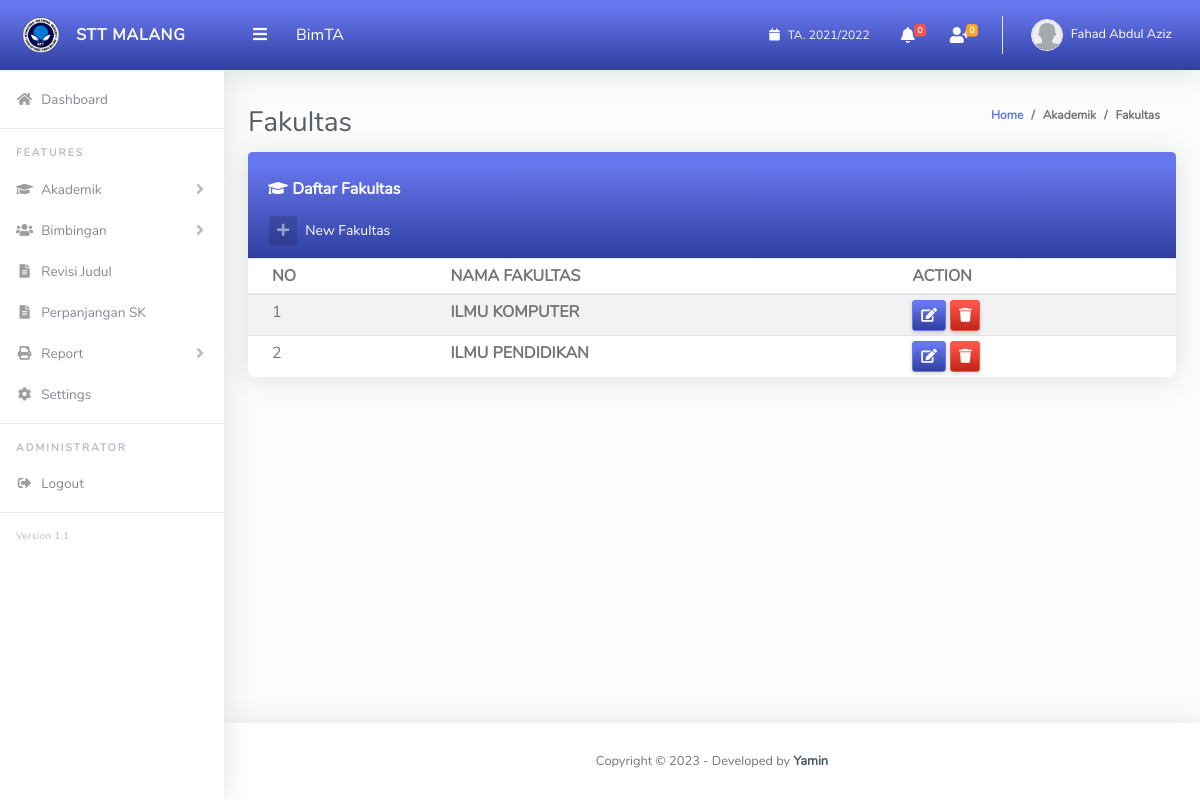
/web-admin/?pages=fakultas (signed in), run on the app's committed database.
### tables this page shows
CREATE TABLE `tm_periode` (
  `periode_id` int(11) NOT NULL,
  `th_periode` varchar(20) DEFAULT NULL,
  `stt_periode` varchar(3) DEFAULT NULL
);

CREATE TABLE `tm_fakultas` (
  `fakultas_id` int(11) NOT NULL,
  `fakultas` varchar(255) NOT NULL
);

### web-admin/index.php (the view, shortened to what this page needs)
<?php
if (isset($_SESSION['ADMIN_SESS'])) {
  include '../config/databases.php';
  $userID = intval($_SESSION['ADMIN_SESS']);
  $user   = mysqli_fetch_assoc(mysqli_query($con, "SELECT `id`,`username`,`password`,`nama_admin`,`img` FROM tb_admin WHERE `id`='{$userID}' AND status='Y' "));
  $tp = mysqli_fetch_assoc(mysqli_query($con, "SELECT periode_id,th_periode FROM tm_periode WHERE stt_periode='on' "));
  $new_user = mysqli_query($con, "SELECT tb_mhs.nama,tb_mhs.fotomhs,tb_mhs.create_at FROM tb_mhs WHERE status_akun='new' ORDER BY id_mhs DESC LIMIT 5 ");
  $new_judul = mysqli_query($con, "SELECT tb_mhs.id_mhs,tb_mhs.nama,tb_mhs.fotomhs,pengajuan.pengajuan_id,pengajuan.tgl_pengajuan,pengajuan.judul FROM pengajuan JOIN tb_mhs ON pengajuan.id_mhs=tb_mhs.id_mhs WHERE disetujui_kajur='new'  ORDER BY pengajuan_id DESC LIMIT 6");
?>
<!DOCTYPE html>
<html lang="en">
<head>
    <link href="../apl/vendor/fontawesome-free/css/all.min.css" rel="stylesheet" type="text/css">
    <link href="../apl/vendor/bootstrap/css/bootstrap.min.css" rel="stylesheet" type="text/css">
    <link href="../apl/vendor/datatables/dataTables.bootstrap4.min.css" rel="stylesheet">
    <link href="../apl/vendor/select2/dist/css/select2.min.css" rel="stylesheet" type="text/css">
    <link href="../apl/css/admin.min.css" rel="stylesheet">
</head>
<body id="page-top">
    <div id="wrapper">
        <ul class="navbar-nav sidebar sidebar-light accordion" id="accordionSidebar">
            <a class="sidebar-brand bg-gradient-primary d-flex align-items-center justify-content-center" href="./">
                <div class="sidebar-brand-icon">
                    <img src="../logo.png">
                </div>
                <div class="sidebar-brand-text mx-3"><b>STT MALANG</b></div>
            </a>
            <hr class="sidebar-divider my-0">
            <li class="nav-item">
                <a class="nav-link" href="./">
                    <i class="fas fa-fw fa-home"></i>
                    <span>Dashboard</span></a>
            </li>
            <hr class="sidebar-divider">
            <div class="sidebar-heading">
                Features
            </div>
            <li class="nav-item">
                <a class="nav-link collapsed" href="#" data-toggle="collapse" data-target="#collapseBootstrap"
                    aria-expanded="true" aria-controls="collapseBootstrap">
                    <i class="fa fa-fw fa-graduation-cap"></i>
                    <span>Akademik</span>
                </a>
            </li>
            <li class="nav-item">
                <a class="nav-link collapsed" href="#" data-toggle="collapse" data-target="#collapseForm"
                    aria-expanded="true" aria-controls="collapseForm">
                    <i class="fa fa-fw fa-users"></i>
                    <span> Bimbingan</span>
                </a>
            </li>
            <li class="nav-item">
                <a class="nav-link collapsed" href="?pages=list_judul_revisi">
                    <i class="fas fa-fw fa-file-alt"></i>
                    <span>Revisi Judul</span>
                </a>
            </li>
            <li class="nav-item">
                <a class="nav-link collapsed" href="?pages=list_perpanjangan_sk">
                    <i class="fa fa-fw fa-file-alt"></i>
                    <span>Perpanjangan SK</span>
                </a>
            </li>
            <li class="nav-item">
                <a class="nav-link collapsed" href="#" data-toggle="collapse" data-target="#report" aria-expanded="true"
                    aria-controls="report">
                    <i class="fa fa-fw fa-print"></i>
                    <span> Report</span>
                </a>
            </li>
            <li class="nav-item">
                <a class="nav-link" href="?pages=settings">
                    <i class="fas fa-fw fa-cog"></i>
                    <span>Settings</span>
                </a>
            </li>
            <hr class="sidebar-divider">
            <div class="sidebar-heading">
                Administrator
            </div>
            <li class="nav-item">
                <a class="nav-link" href="#" data-toggle="modal" data-target="#logoutModal">
                    <i class="fas fa-fw fa-sign-out-alt"></i>
                    <span>Logout</span>
                </a>
            </li>
            <hr class="sidebar-divider">
            <div class="version" id="version-ruangadmin"></div>
        </ul>
        <div id="content-wrapper" class="d-flex flex-column">
            <div id="content">
                <nav class="navbar navbar-expand navbar-light bg-navbar bg-gradient-primary topbar mb-4 static-top">
                    <button id="sidebarToggleTop" class="btn btn-link rounded-circle mr-3">
                        <i class="fa fa-bars"></i>
                    </button>
                    <span class="text-white">BimTA</span>
                    <ul class="navbar-nav ml-auto">
                        <li class="nav-item dropdown no-arrow">
                            <a class="nav-link" href="?pages=periode" style="font-size: 12px;">
                                <i class="fa fa-calendar mr-2"></i> TA. <?php if (empty($tp)) {
                                                            echo "Periode Tidak Aktif";
                                                          } else {
                                                            echo $tp['th_periode'];
                                                          }
                                                          ?>
                            </a>
                        </li>
                        <li class="nav-item dropdown no-arrow mx-1">
                            <a class="nav-link dropdown-toggle" href="#" id="alertsDropdown" role="button"
                                data-toggle="dropdown" aria-haspopup="true" aria-expanded="false">
                                <i class="fas fa-bell fa-fw"></i>
                                <span class="badge badge-danger badge-counter"><?php $jmlJudulBaru = mysqli_num_rows($new_judul);
                                                                  echo number_format($jmlJudulBaru); ?></span>
                            </a>
                        </li>
                        <li class="nav-item dropdown no-arrow mx-1">
                            <a class="nav-link dropdown-toggle" href="#" id="messagesDropdown" role="button"
                                data-toggle="dropdown" aria-haspopup="true" aria-expanded="false">
                                <i class="fas fa-user-plus fa-fw"></i>
                                <span class="badge badge-warning badge-counter"><?php $jmlUserBaru = mysqli_num_rows($new_user);
                                                                  echo number_format($jmlUserBaru); ?></span>
                            </a>
                        </li>
                        <li class="nav-item dropdown no-arrow">
                            <a class="nav-link dropdown-toggle" href="#" id="userDropdown" role="button"
                                data-toggle="dropdown" aria-haspopup="true" aria-expanded="false">
                                <img class="img-profile rounded-circle" src="../apl/img/<?= $user['img'] ?>"
                                    style="max-width: 60px">
                                <span class="ml-2 d-none d-lg-inline text-white small"><?= $user['nama_admin'] ?></span>
                            </a>
                        </li>
                    </ul>
                </nav>
                <div class="container-fluid" id="container-wrapper">
                    <?php
            if (isset($_GET['pages'])) {
              $page = mysqli_escape_string($con, $_GET['pages']);
              if ($page == 'periode') {
                include "pages/akademik/data_periode.php";
              } elseif ($page == 'fakultas') {
                include "pages/akademik/data_fakultas.php";
              }
              elseif ($page == 'prodi') {
                include "pages/akademik/data_prodi.php";
              }
              elseif ($page == 'dosen') {
                include "pages/akademik/data_dosen.php";
              }
              elseif ($page == 'mahasiswa') {
                include "pages/akademik/data_mahasiwa.php";
              }
              elseif ($page == 'list_account') {
                include "pages/news/list_account.php";
              }
              elseif ($page == 'list_judul') {
                include "pages/news/list_judul.php";
              }
              elseif ($page == 'fix_judul') {
                include "pages/pembing/list_fix_judul.php";
              }
              elseif ($page == 'list_pembing') {
                include "pages/pembing/list_pembing.php";
              }
              elseif ($page == 'settings') {
                include "pages/setting.php";
              }
              elseif ($page == 'report') {
                include "pages/report/list_report.php";
              }
              elseif ($page == 'report_sk') {
                include "pages/report/list_report_sk.php";
              }
              elseif ($page == 'list_judul_revisi') {
                include "pages/news/list_judul_revisi.php";
              }
              elseif ($page == 'list_perpanjangan_sk') {
                include "pages/news/list_perpanjangan_sk.php";
              }
              elseif ($page == 'detail_judul_revisi') {
                include "pages/news/detai_judul_revisi.php";
              }
              elseif ($page == 'detail_sk') {
                include "pages/news/detail_perpanjanganSK.php";
              } elseif ($page == '') {
              } else {
                echo 'Opps ! Not Found Pages';
              }
            } else {
              include "pages/home.php";
            }
            ?>
                </div>
            </div>
            <footer class="sticky-footer bg-white">
                <div class="container my-auto">
                    <div class="copyright text-center my-auto">
                        <span>Copyright &copy;  - Developed by
                            <b><a href="https://bimta.ypcode.my.id/" target="_blank">Yamin</a></b>
                        </span>
                    </div>
                </div>
            </footer>
        </div>
    </div>
</body>
</html>
<?php
} else {
?> <script>
alert('Anda Belum Login !!');
window.location = '../login/';
</script>
<?php
}
?>

### web-admin/pages/akademik/data_fakultas.php (shortened to what this page needs)
  <div class="d-sm-flex align-items-center justify-content-between">
  <h1 class="h3 mb-0 text-gray-800">Fakultas</h1>
  <ol class="breadcrumb">
  <li class="breadcrumb-item"><a href="./">Home</a></li>
  <li class="breadcrumb-item">Akademik</li>
  <li class="breadcrumb-item active" aria-current="page">Fakultas</li>
  </ol>
  </div>
<div class="row">
            <div class="col-lg-12 mb-4">
              <div class="card">
                <div class="card-header bg-gradient-primary text-white">
                  <h6 class="mt-3 font-weight-bold"><i class="fa fa-graduation-cap"></i> Daftar Fakultas</h6>
                  <a href="#" data-toggle="modal"
                    data-target="#modalAdd" id="#modalAdd" class="btn btn-default text-white btn-sm btn-icon-split mt-2">
                    <span class="icon text-white-50">
                      <i class="fas fa-plus"></i>
                    </span>
                    <span class="text">New Fakultas</span>
                  </a>
                </div>
                <div class="table-responsive">
                  <table class="table table-striped table-hover table-sm align-items-center table-flush">
                    <thead class="table-flush">
                      <tr style="text-transform: uppercase;">
                        <th>No</th>
                        <th>Nama Fakultas</th>
                        <th>Action</th>
                      </tr>
                    </thead>
                    <tbody>
                      <?php
                      $no=1;
                      $sql = mysqli_query($con,"SELECT * FROM tm_fakultas ORDER BY fakultas_id  ASC");
                      foreach ($sql as $d) {?>
                      <tr>
                        <td><?=$no++?></td>
                        <td><b><?=$d['fakultas'] ?></b></td>
                          <td>
                          <button id="select" onclick="confirm_modal_edit()" data-id="<?= $d['fakultas_id'] ?>" data-fakultas="<?= $d['fakultas'] ?>"
                            class="btn btn-primary bg-gradient-primary btn-sm">
                          <i class="fas fa-edit"></i>
                          </button>
                          <a href="?pages=fakultas&id=<?= $d['fakultas_id'] ?>" onclick="return confirm ('Apakah Yakin ?')" class="btn btn-danger bg-gradient-danger btn-sm"><i class="fa fa-trash"></i></a>
                          </td>
                      </tr>
                    <?php } ?>
                    </tbody>
                  </table>
                </div>
              </div>
            </div>
            </div>

### data on the page
tm_periode: th_periode "2021/2022"
tm_fakultas: fakultas "ILMU KOMPUTER"
tm_fakultas: fakultas "ILMU PENDIDIKAN"

### other printed values
$jmlJudulBaru "0"
$jmlUserBaru "0"
$user['nama_admin'] "Fahad Abdul Aziz"
